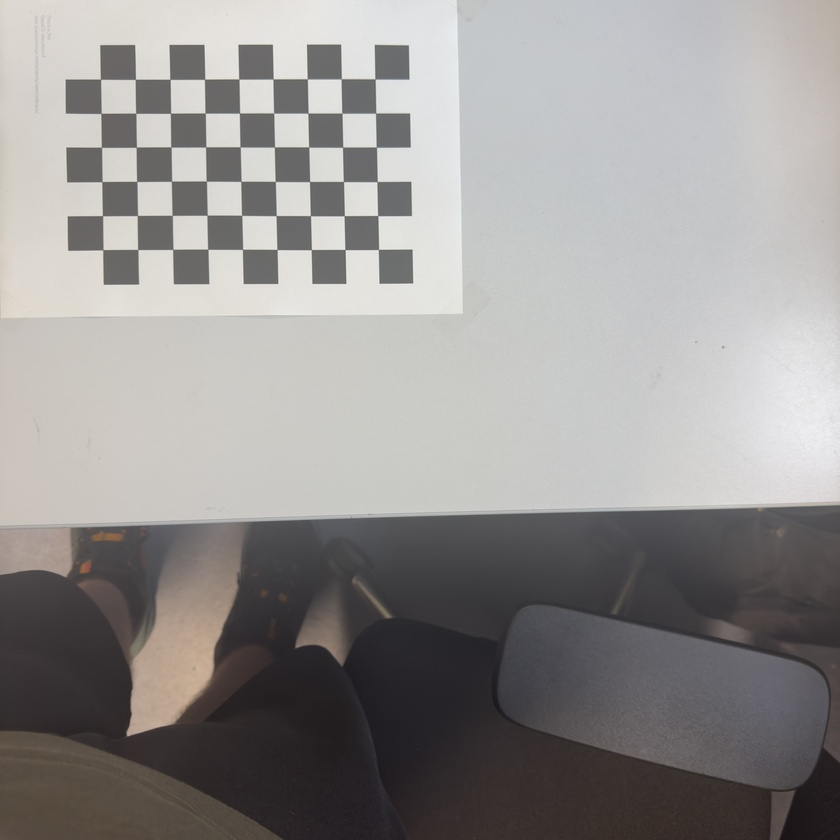
#> input picture a1/captured_images/IMG_6424.jpg, 840 x 840 px, shrunk from 6048 x 6048 before the run; its folder holds only this picture in this run
$ python 2_calibrate.py
#> lines starting #> are read from the running program, lines starting #| are printed output that depends on the picture; after the words box and inside, x2 and y2 are one past the last pixel; in counts of white or black regions, pixels touching at a corner belong together; long printed decimals are rounded
import cv2
import numpy as np
from pathlib import Path

IMAGE_DIR = Path("captured_images")
PATTERN_SIZE = (9, 6)

def main():
    images = sorted(IMAGE_DIR.glob("*.jpg"))

    objp = np.zeros((PATTERN_SIZE[0] * PATTERN_SIZE[1], 3), np.float32)
    objp[:, :2] = np.mgrid[0:PATTERN_SIZE[0], 0:PATTERN_SIZE[1]].T.reshape(-1, 2)

    objpoints = []
    imgpoints = []
    image_size = None

    for fname in images:
        img = cv2.imread(str(fname))
#> img is the input picture: shape (840, 840, 3); mean B, G, R 145.5, 146.8, 149.3

        if img is None:
            print(f"Bild konnte nicht geladen werden: {fname}")
            continue

        gray = cv2.cvtColor(img, cv2.COLOR_BGR2GRAY)
        image_size = gray.shape[::-1]
#> image_size = (840, 840)

        ret, corners = cv2.findChessboardCorners(gray, PATTERN_SIZE, None)
#> ret = True; corners = 54 rows, first 8: [378.3, 249.5], [345, 249.5], [310.9, 249.8], [277, 249.5], [242.2, 249.4], [208, 249.2], [172.6, 249.4], [137.6, 249]

        if ret:
            objpoints.append(objp)
            imgpoints.append(corners)

            cv2.drawChessboardCorners(img, PATTERN_SIZE, corners, ret)
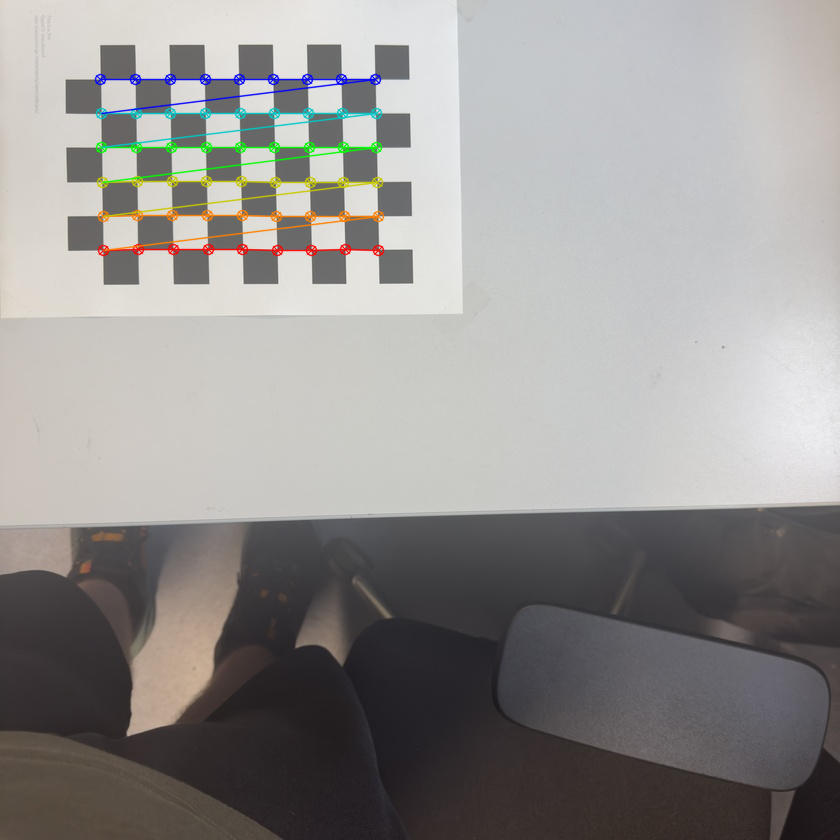
#> img: shape (840, 840, 3); 1.86% of pixels changed, all inside (x1, y1, x2, y2) = (94, 73, 385, 257)
            cv2.imshow("img", img)
            cv2.waitKey(200)
        else:
            print(f"Schachbrett nicht erkannt in: {fname}")

    cv2.destroyAllWindows()

    if not objpoints or image_size is None:
        print("Keine Schachbrett-Ecken gefunden. Kalibrierung nicht möglich.")
        return

    ret, mtx, dist, rvecs, tvecs = cv2.calibrateCamera(
        objpoints, imgpoints, image_size, None, None
    )
#> ret = 0.292; mtx = [[2972, 0, 406.8], [0, 2988.3, 364.2], [0, 0, 1]]; dist = [[6.36, -470, 0.0122, -0.0544, 11771.2]]; rvecs = ([0.0256, 0.0793, 3.13],); tvecs = ([-0.85, -3.43, 90.19],)

    np.savez(
        "calibration.npz",
        camera_matrix=mtx,
        dist_coeffs=dist,
        rvecs=np.array(rvecs, dtype=object),
        tvecs=np.array(tvecs, dtype=object),
        reprojection_error=ret
    )


    print("Kameramatrix (camera matrix):")
    print(mtx)
#| [[2.97195271e+03 0.00000000e+00 4.06758263e+02]
#|  [0.00000000e+00 2.98827374e+03 3.64208265e+02]
#|  [0.00000000e+00 0.00000000e+00 1.00000000e+00]]

    print("\nVerzerrungskoeffizienten (distortion coefficients):")
    print(dist)
#| [[ 6.36398012e+00 -4.70007569e+02  1.22049673e-02 -5.43777379e-02
#|    1.17711635e+04]]


if __name__ == "__main__":
    main()

$ run again, on a1/captured_images/IMG_6428.jpg
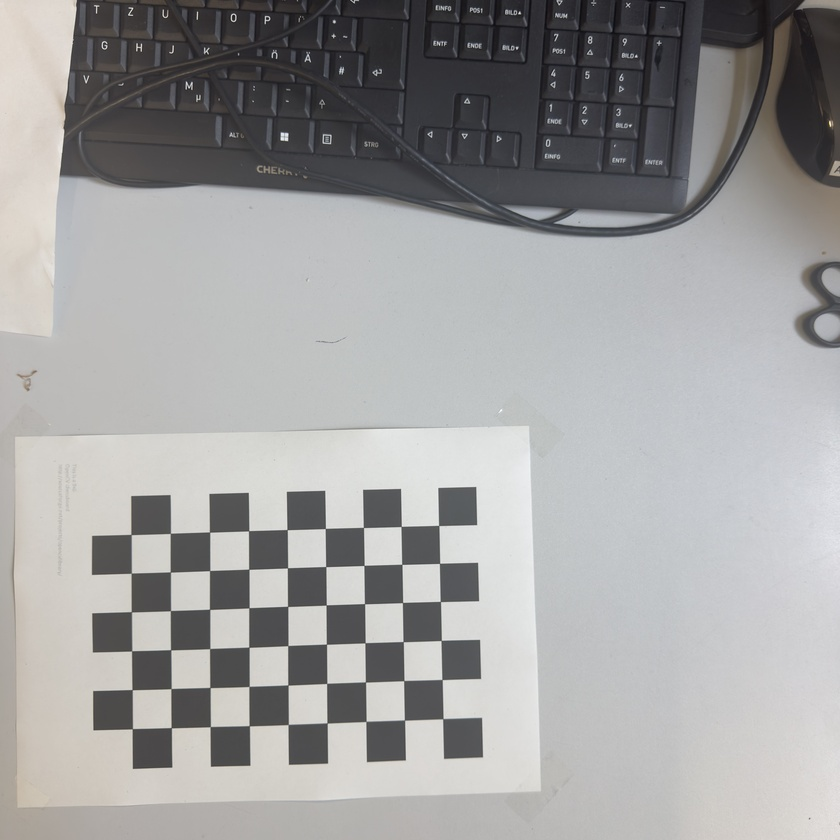
#> input picture a1/captured_images/IMG_6428.jpg, 840 x 840 px, shrunk from 6048 x 6048 before the run
#> in main, img is the input picture: shape (840, 840, 3); mean B, G, R 159.3, 159.4, 159.8
#> in main, `ret, corners = cv2.findChessboardCorners(gray, PATTERN_SIZE, None)`: ret = True; corners = 54 rows, first 8: [442.8, 718.9], [404.5, 720], [366.2, 721], [327, 723], [288, 724.6], [249.1, 725.7], [209.8, 727], [171.1, 727.8]
#> in main, `cv2.drawChessboardCorners(img, PATTERN_SIZE, corners, ret)`:
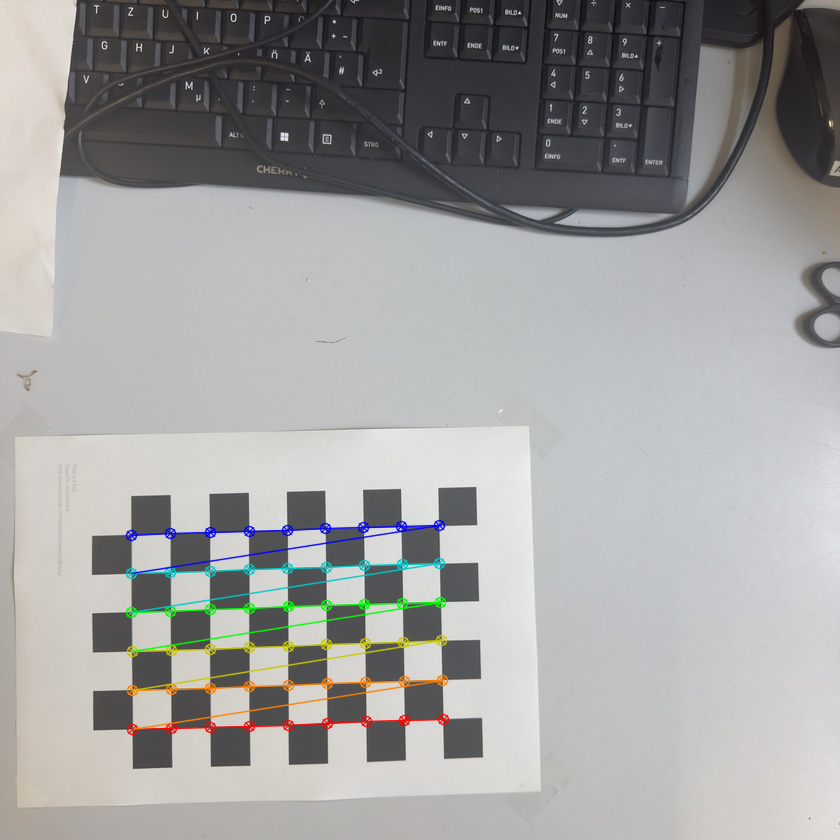
#> img: shape (840, 840, 3); 2.03% of pixels changed, all inside (x1, y1, x2, y2) = (125, 519, 450, 736)
#> in main, `ret, mtx, dist, rvecs, tvecs = cv2.calibrateCamera( objpoints, imgpoin..`: ret = 0.278; mtx = [[1422.1, 0, 414.8], [0, 1423.6, 465.1], [0, 0, 1]]; dist = [[0.777, -12.31, 0.0122, -0.023, 46.98]]; rvecs = ([-0.0078, 0.109, 3.12],); tvecs = ([0.754, 6.59, 37.67],)
#| [[1.42206317e+03 0.00000000e+00 4.14836235e+02]
#|  [0.00000000e+00 1.42361580e+03 4.65096746e+02]
#|  [0.00000000e+00 0.00000000e+00 1.00000000e+00]]
#| [[ 7.77253734e-01 -1.23055569e+01  1.21996842e-02 -2.29689952e-02
#|    4.69824600e+01]]

$ run again, on a1/captured_images/IMG_6429.jpg
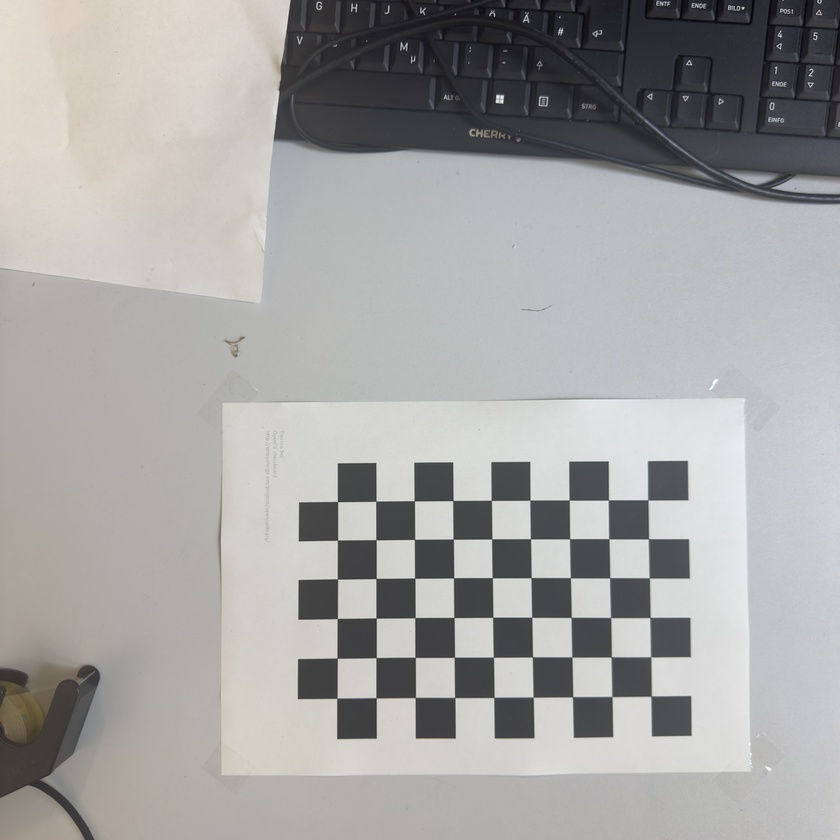
#> input picture a1/captured_images/IMG_6429.jpg, 840 x 840 px, shrunk from 6048 x 6048 before the run
#> in main, img is the input picture: shape (840, 840, 3); mean B, G, R 162.7, 163.8, 164.6
#> in main, `ret, corners = cv2.findChessboardCorners(gray, PATTERN_SIZE, None)`: ret = True; corners = 54 rows, first 8: [651.1, 696], [611.8, 696.5], [572.5, 696.7], [533.2, 697], [493.9, 697.4], [454.7, 697.5], [415.3, 697.5], [376.1, 697.8]
#> in main, `cv2.drawChessboardCorners(img, PATTERN_SIZE, corners, ret)`:
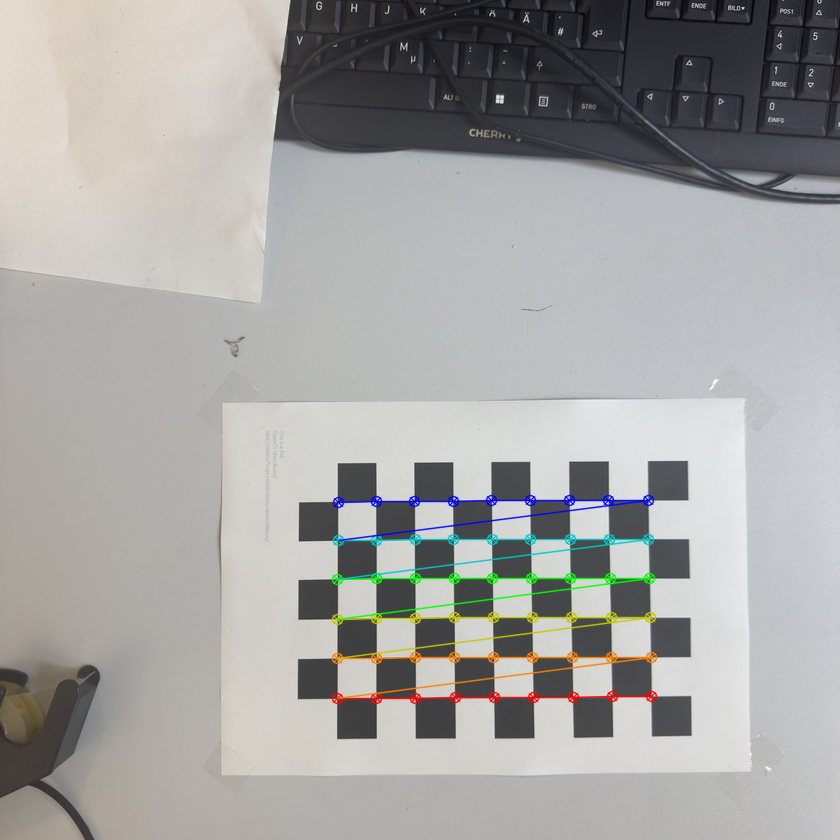
#> img: shape (840, 840, 3); 2.04% of pixels changed, all inside (x1, y1, x2, y2) = (331, 494, 658, 705)
#> in main, `ret, mtx, dist, rvecs, tvecs = cv2.calibrateCamera( objpoints, imgpoin..`: ret = 0.153; mtx = [[1841.9, 0, 400.2], [0, 1838.9, 434.5], [0, 0, 1]]; dist = [[1.24, -13.86, -0.00725, -0.0166, -81.87]]; rvecs = ([0.0376, 0.109, 3.13],); tvecs = ([6.4, 6.67, 47.55],)
#| [[1.84191955e+03 0.00000000e+00 4.00229855e+02]
#|  [0.00000000e+00 1.83887837e+03 4.34452009e+02]
#|  [0.00000000e+00 0.00000000e+00 1.00000000e+00]]
#| [[ 1.24126363e+00 -1.38634751e+01 -7.24932786e-03 -1.65892476e-02
#|   -8.18697886e+01]]

$ run again, on a1/captured_images/IMG_6430.jpg
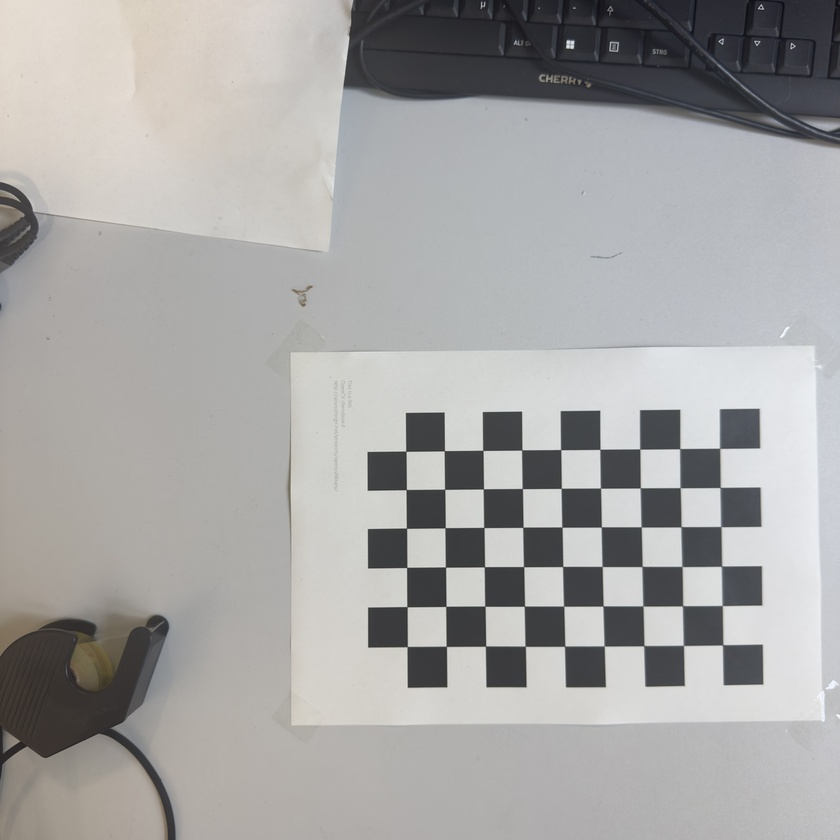
#> input picture a1/captured_images/IMG_6430.jpg, 840 x 840 px, shrunk from 6048 x 6048 before the run
#> in main, img is the input picture: shape (840, 840, 3); mean B, G, R 164.6, 165.5, 166.3
#> in main, `ret, corners = cv2.findChessboardCorners(gray, PATTERN_SIZE, None)`: ret = True; corners = 54 rows, first 8: [722.6, 644.8], [683.3, 645.3], [643.8, 645.6], [604, 645.9], [564.6, 646.2], [525.2, 646.2], [485.5, 646.2], [446.3, 646.3]
#> in main, `cv2.drawChessboardCorners(img, PATTERN_SIZE, corners, ret)`:
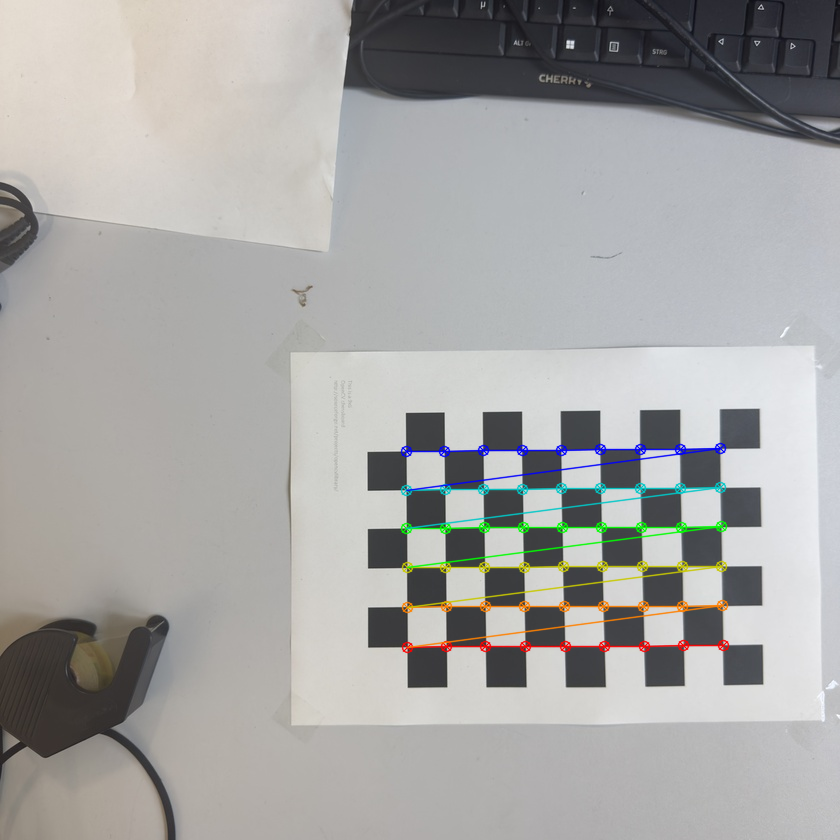
#> img: shape (840, 840, 3); 2.05% of pixels changed, all inside (x1, y1, x2, y2) = (400, 442, 730, 654)
#> in main, `ret, mtx, dist, rvecs, tvecs = cv2.calibrateCamera( objpoints, imgpoin..`: ret = 0.148; mtx = [[947.3, 0, 324], [0, 939.5, 370.4], [0, 0, 1]]; dist = [[0.258, 0.0177, -0.0148, -0.0232, -1.1]]; rvecs = ([-0.00293, 0.0443, 3.13],); tvecs = ([10.16, 7.05, 24.32],)
#| [[947.269   0.         324.013]
#|  [  0.         939.512 370.358]
#|  [  0.           0.           1.        ]]
#| [[ 0.2577  0.01766  -0.01477 -0.02316 -1.098]]

$ run again, on a1/captured_images/IMG_6425.jpg
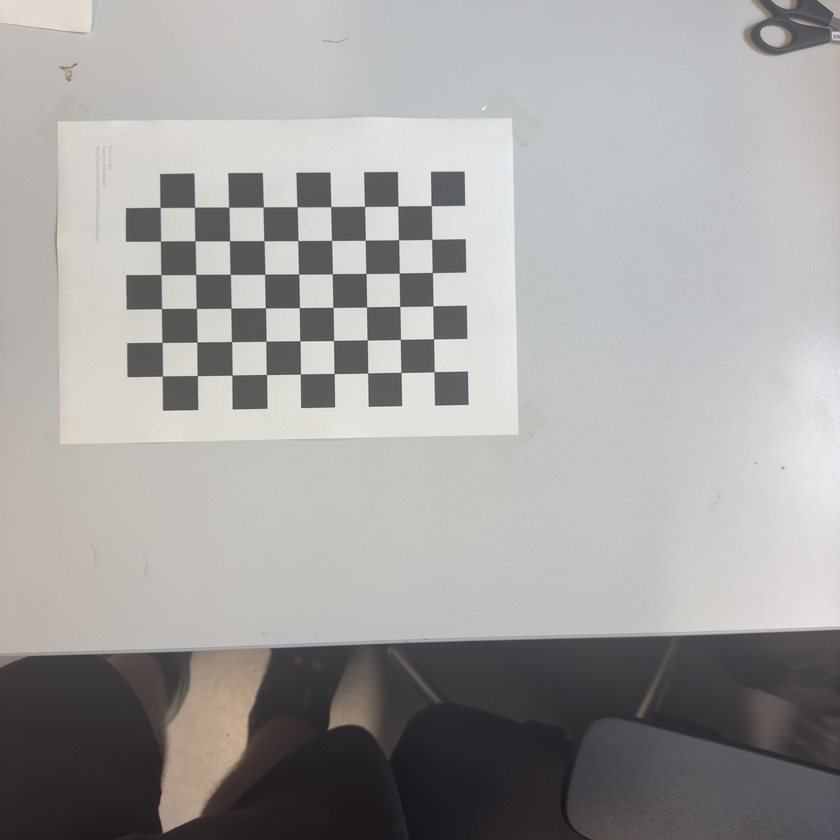
#> input picture a1/captured_images/IMG_6425.jpg, 840 x 840 px, shrunk from 6048 x 6048 before the run
#> in main, img is the input picture: shape (840, 840, 3); mean B, G, R 159.4, 160.4, 161.8
#> in main, `ret, corners = cv2.findChessboardCorners(gray, PATTERN_SIZE, None)`: ret = True; corners = 54 rows, first 8: [434, 372], [401, 372.4], [368, 373], [334, 373.6], [300.2, 374], [266.4, 374.8], [232, 375], [197.1, 375.8]
#> in main, `cv2.drawChessboardCorners(img, PATTERN_SIZE, corners, ret)`:
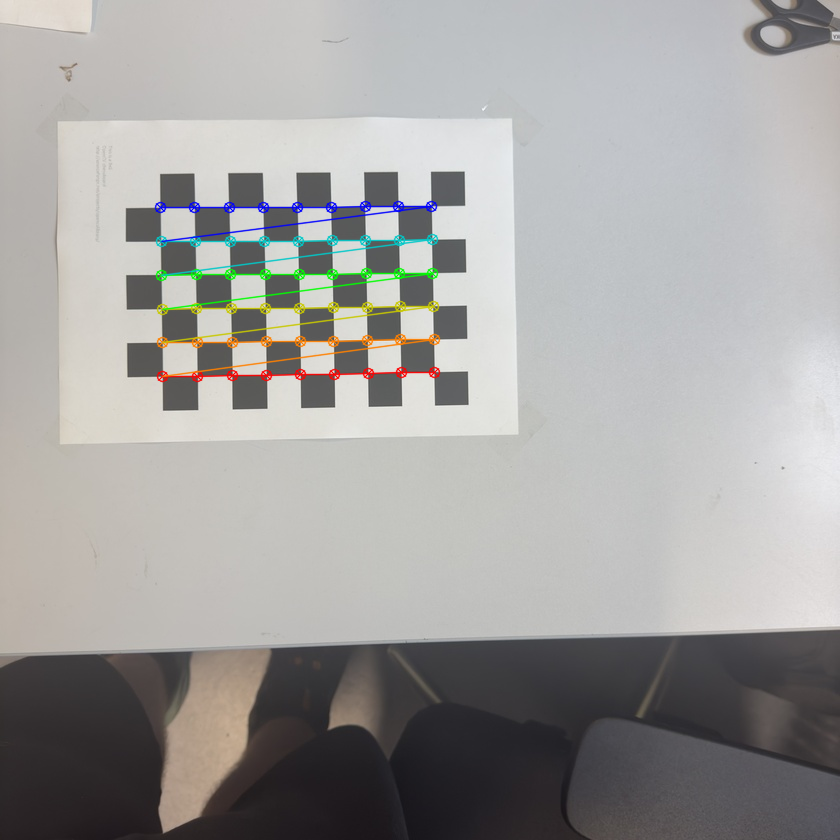
#> img: shape (840, 840, 3); 1.84% of pixels changed, all inside (x1, y1, x2, y2) = (154, 200, 441, 383)
#> in main, `ret, mtx, dist, rvecs, tvecs = cv2.calibrateCamera( objpoints, imgpoin..`: ret = 0.253; mtx = [[4756.1, 0, 514.2], [0, 4871.9, 464.4], [0, 0, 1]]; dist = [[6.93, -70.74, 0.0556, 0.0461, -12785.5]]; rvecs = ([0.00163, 0.325, 3.11],); tvecs = ([-2.43, -2.73, 144],)
#| [[4.75613049e+03 0.00000000e+00 5.14192784e+02]
#|  [0.00000000e+00 4.87188114e+03 4.64399731e+02]
#|  [0.00000000e+00 0.00000000e+00 1.00000000e+00]]
#| [[ 6.93429197e+00 -7.07411177e+01  5.55892487e-02  4.61353127e-02
#|   -1.27855127e+04]]
